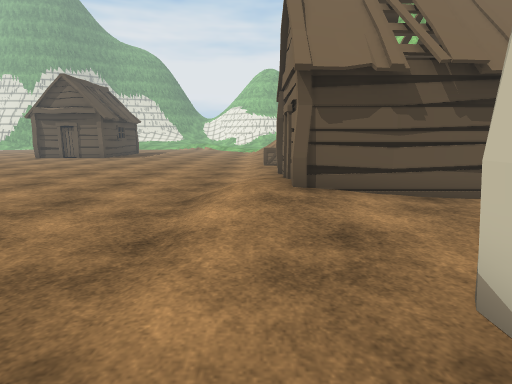
View 1 (above)

24 first-person views from a walk through a scene from a Unity 3-D project. The camera is 1.3 m above the floor, tilts 10° down and sees 80° across. The floor is counted in squares, 1 m on a side. Each view is taken from the middle of a square. On the plan, view 1 faces up. The plan holds only what a view shows up to about 14 squares ahead; the rest is blank. The place goes on beyond the plan. The player character is not drawn. Some surface patterns are stand-ins.

View 2
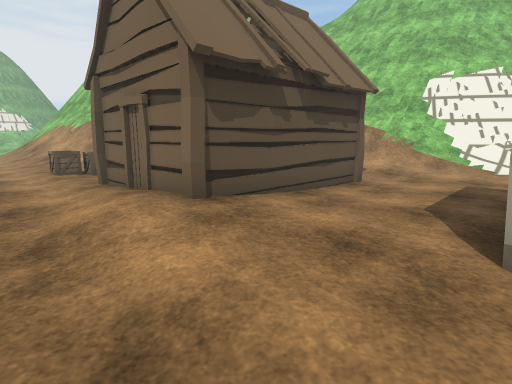

View 3
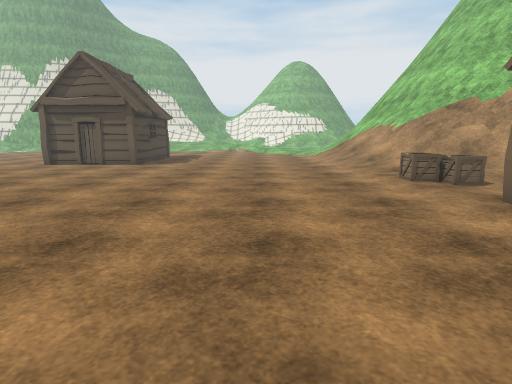

View 4
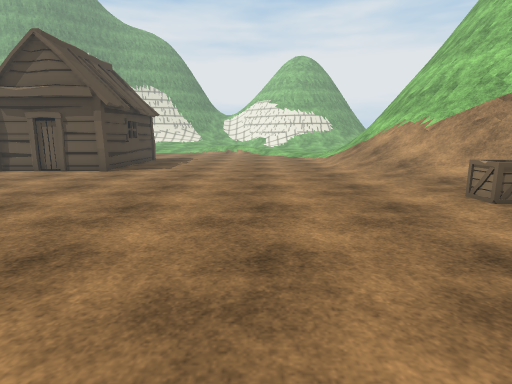

View 5
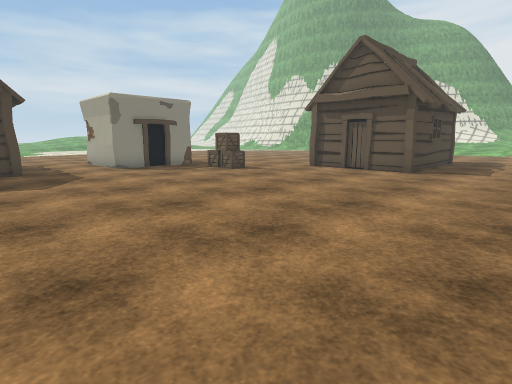

View 6
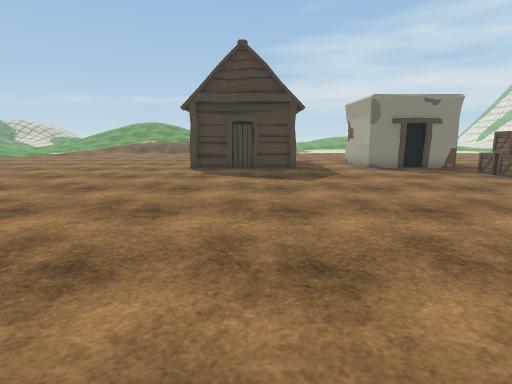

View 7
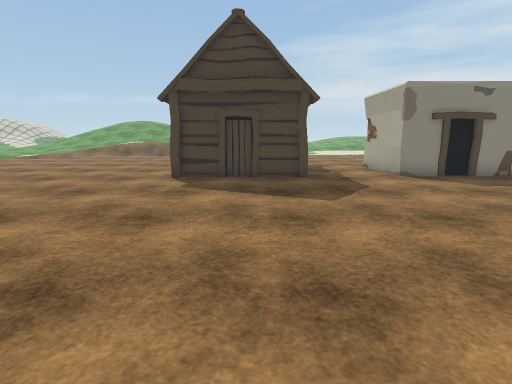

View 8
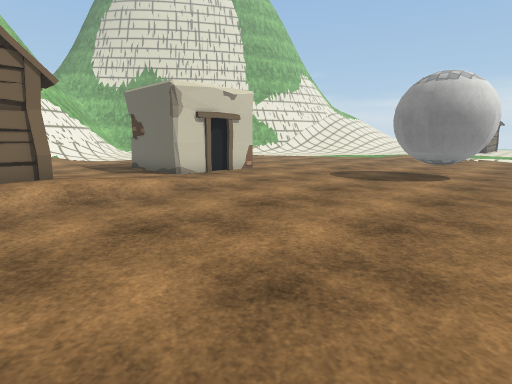

View 9
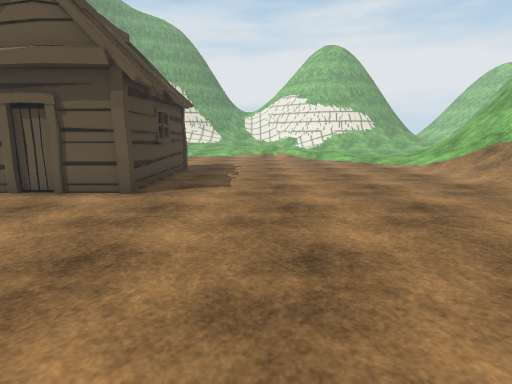

View 10
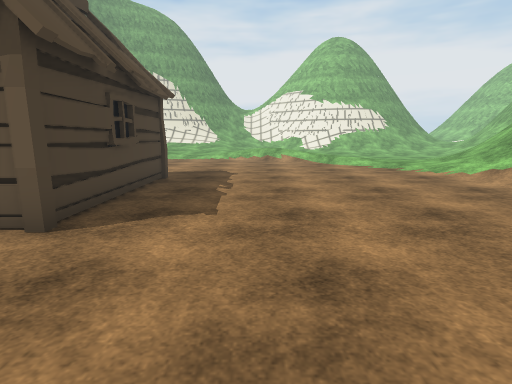

View 11
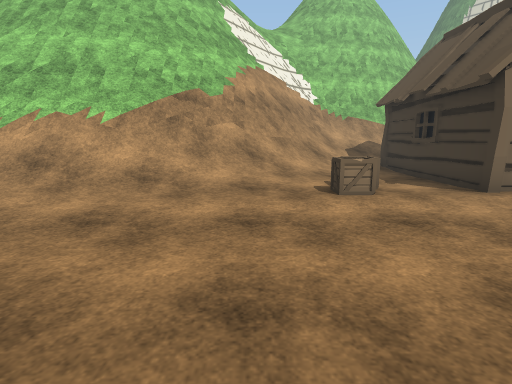

View 12
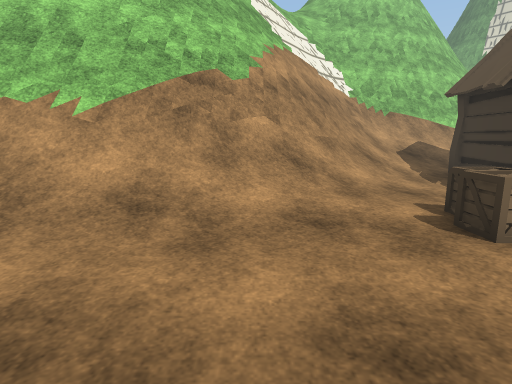

View 13
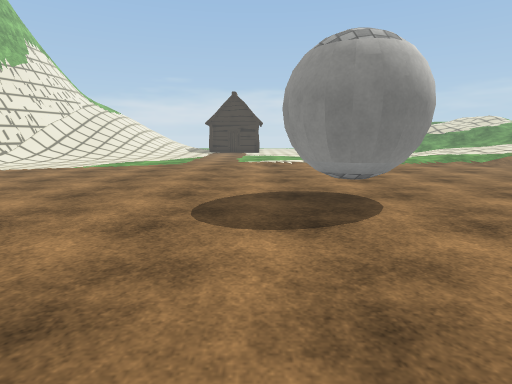

View 14
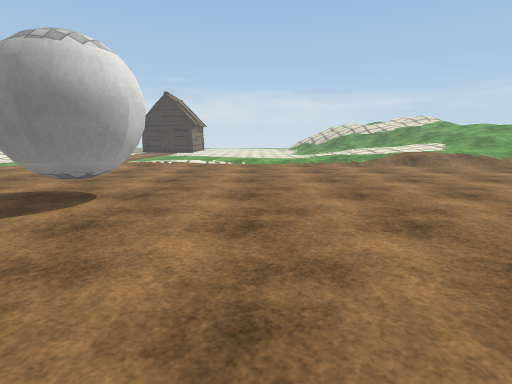

View 15
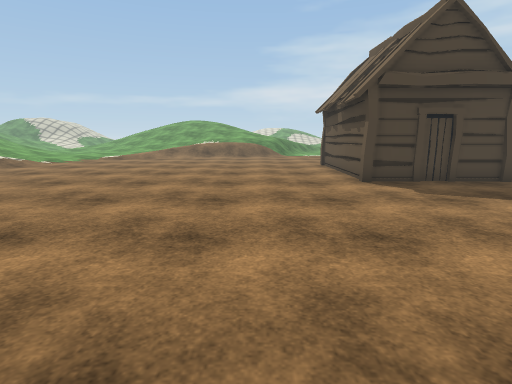

View 16
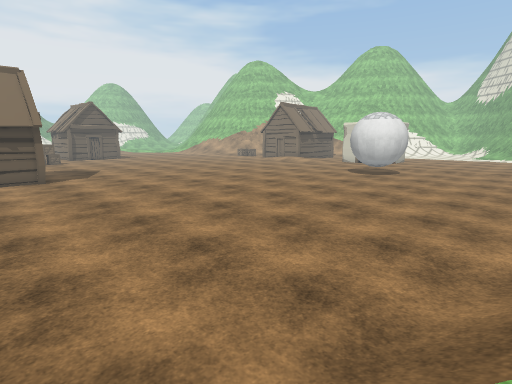

View 17
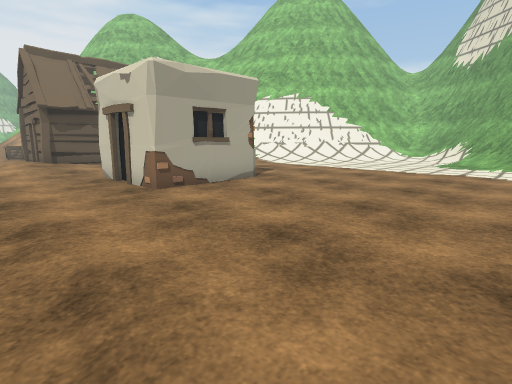

View 18
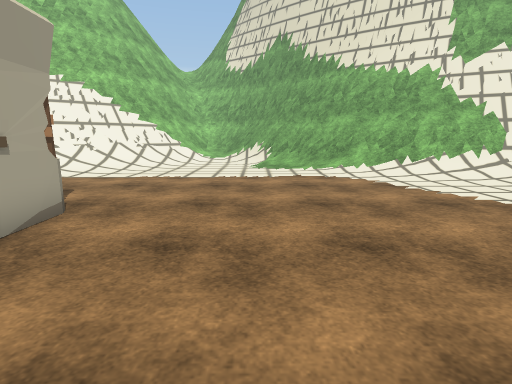

View 19
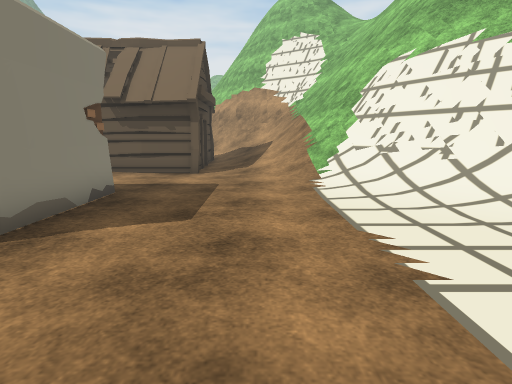

View 20
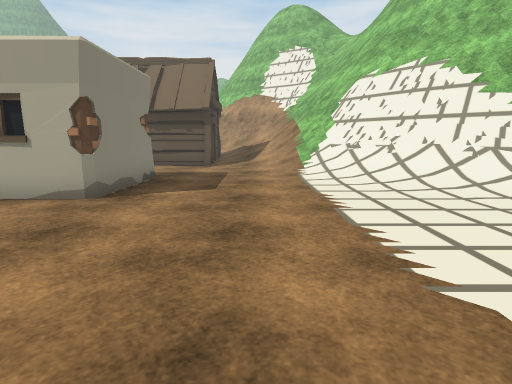

View 21
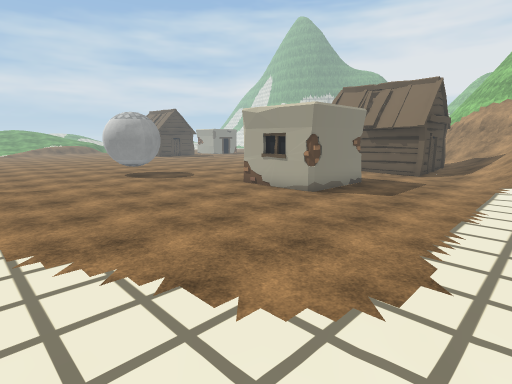

View 22
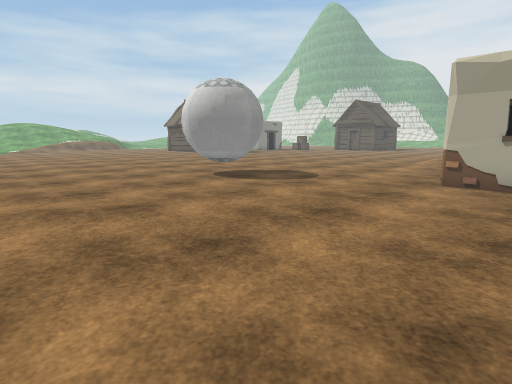

View 23
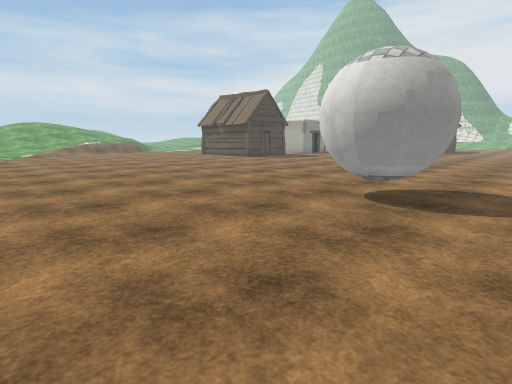

View 24
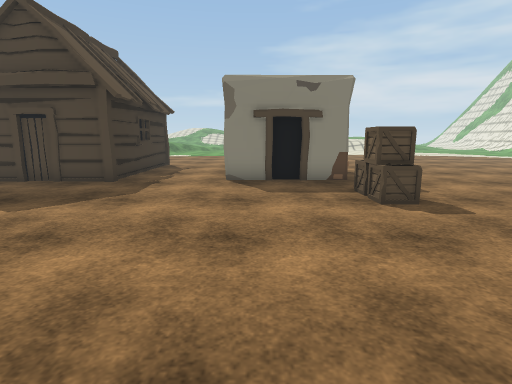

### Floor plan
Key: @ floor where view 1 was taken; # wall or solid block; . main floor; : floor 0.25 m higher than the main floor; / step, stairs or slope; = window, fence, low wall or low ledge; C crate; H hut; O other object.
Columns run from 22 left of view 1 to 14 right of it. Each row starts with its distance up from view 1.
 30             ......../:::/
 29             ........./////
 28             ..........////
 27             ..........///=#
 26           HH#.........///##
 25             H.........//=#
 24             #.........//=#
 23 ...         #.........//=#
 22 ....        #.........//###
 21 .....       #.........///##
 20  .....  HHHHH.........///=##
 19    ...................://###
 18     ...................///=##
 17 OO#.CCC................:///##
 16   #.....................///=###
 15   #.....................:///=####
 14   #...................CCC.///==####
 13 ###....................CC../////=##
 12 ............................/////=#
 11 .......................HHHHHH////##
 10 HH.H...................H     H///=#
  9 HHHH..................:H     H///=#
  8    H................../H     H://###
  7    H................./:HHHHHHH.///##
  6    H................./:HHHHHHH.///=#
  5 HHHH................./:::.......//=##
  4 ............. ......./:..........//##
  3 ............ ....................//=#
  2 ........................###O......//=
  1 ........................# ##.......//
  0 ......................@.#  #......../
 -1 ........................####.........
 -2 .....................................
 -3 ................###..................
 -4 ................###..................
 -5 ................###..................
 -6 .....................................
 -7 ..................................../
 -8 .................................../=
 -9  .................................//=
-10   /.............................../=#
-11 / /////.............:............//##

Where each view was taken, in squares from view 1:
view 1: 0 up, 0 right, facing up
view 2: 2 up, 2 left, facing up-right
view 3: 5 up, 4 left, facing up
view 4: 8 up, 4 left, facing up
view 5: 8 up, 6 left, facing up-left
view 6: 8 up, 6 left, facing left
view 7: 8 up, 9 left, facing left
view 8: 8 up, 8 left, facing down-right
view 9: 13 up, 7 left, facing up
view 10: 16 up, 7 left, facing up
view 11: 16 up, 6 left, facing right
view 12: 17 up, 3 left, facing right
view 13: 3 up, 3 left, facing down
view 14: 3 up, 9 left, facing down
view 15: 2 up, 10 left, facing left
view 16: 11 down, 22 left, facing up-right
view 17: 9 down, 2 left, facing up-right
view 18: 5 down, 0 right, facing right
view 19: 5 down, 9 right, facing up
view 20: 8 down, 9 right, facing up
view 21: 11 down, 12 right, facing up-left
view 22: 11 down, 4 right, facing up-left
view 23: 11 down, 2 left, facing up-left
view 24: 14 up, 10 left, facing left
